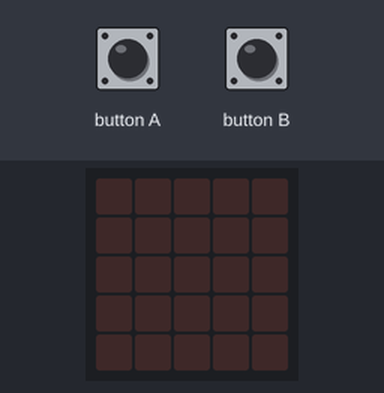
The program below on a simulated BBC micro:bit (MakeCode). Parts: the board's 5×5 LED display. The test bench sets the inputs (shaded band).

Above: at 1.2 s.
1.3 s: button A pressed for 0.15 s
At 1.8 s:
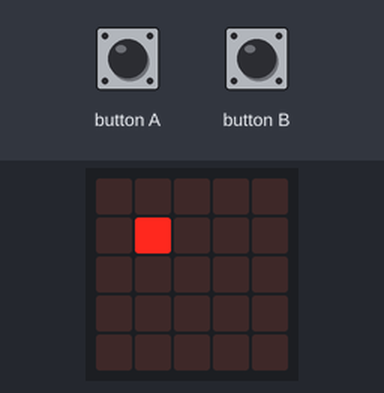
At 2.3 s:
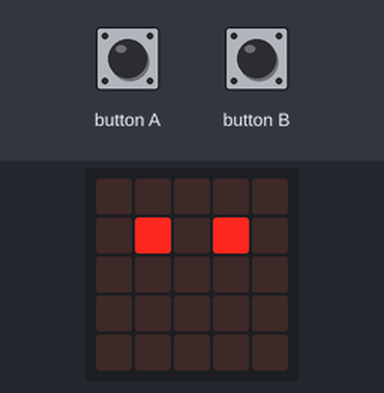
4.4 s: button B pressed for 0.15 s
At 5.1 s:
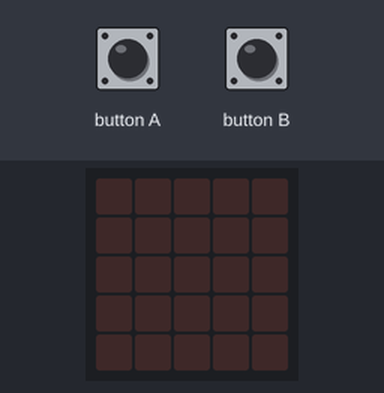
Timing chart, 0 to 7.4 s (numbered marks = the images above; inputs shaded):
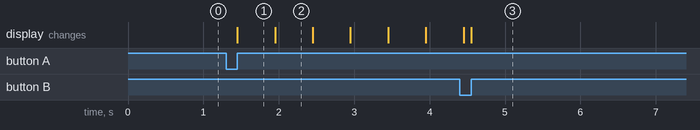

The program:

main.ts
```typescript
input.onButtonPressed(Button.A, function () {
    led.plot(1, 1)
    basic.pause(500)
    led.plot(3, 1)
    basic.pause(500)
    led.plot(0, 3)
    basic.pause(500)
    led.plot(1, 4)
    basic.pause(500)
    led.plot(2, 4)
    basic.pause(500)
    led.plot(3, 4)
    basic.pause(500)
    led.plot(4, 3)
})
input.onButtonPressed(Button.B, function () {
    basic.showLeds(`
        . . . . .
        . . . . .
        . . . . .
        . . . . .
        . . . . .
        `)
})
```

test.ts
```typescript
// Hier kann man Tests durchführen; diese Datei wird nicht kompiliert, wenn dieses Paket als Erweiterung verwendet wird.
```

Measured:
- after the input at 1.3 s, the display: changes after 0.15 s (image 1)
- after the input at 4.4 s, the display: first differs from a run without the input after 0.15 s (image 3)
- what the display in image 1 shows lasts 0.5 s, from 1.5 s to 2.0 s
